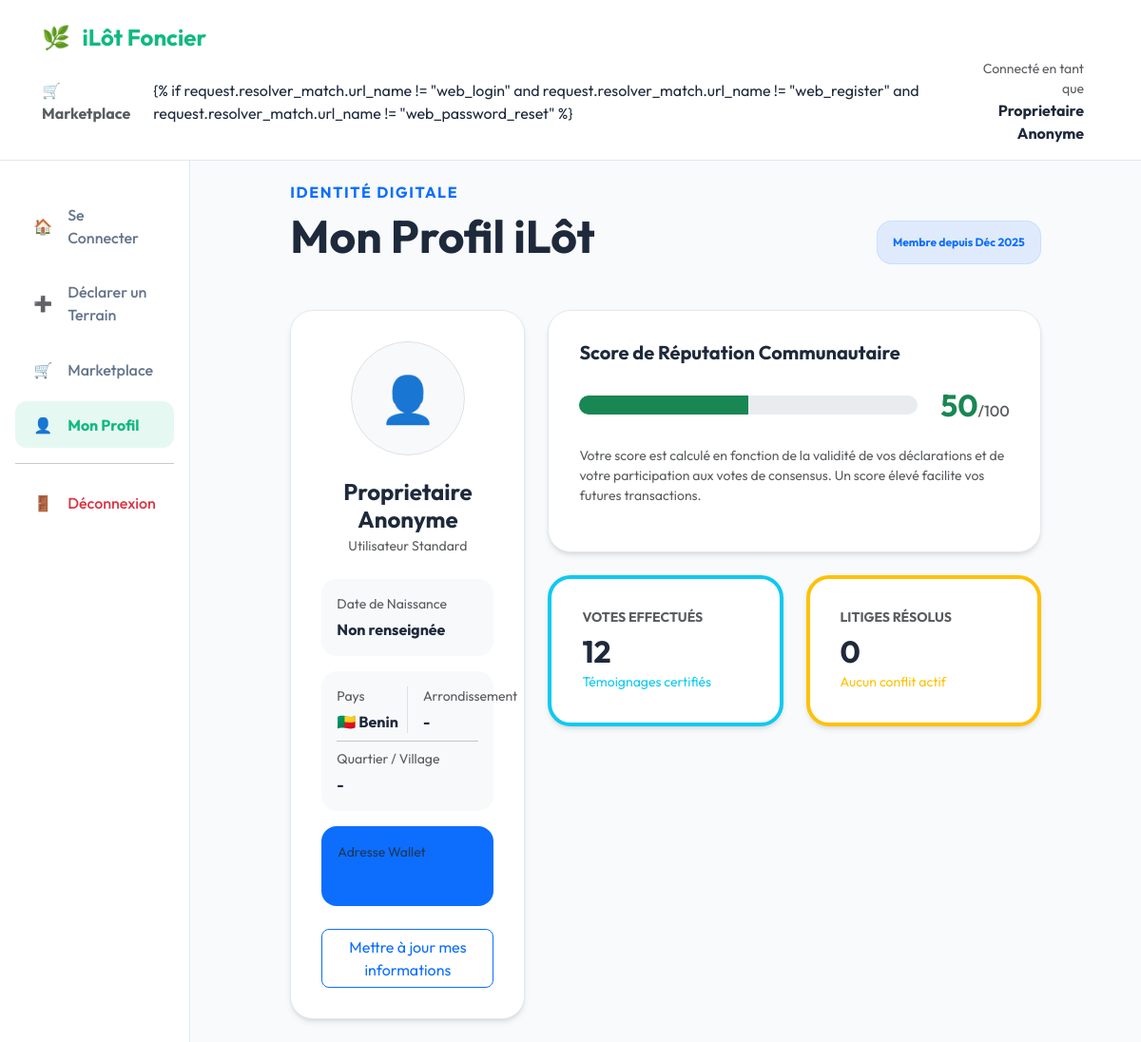
/profile/123/, run on the app's committed database.
### identity/models.py (models this page shows, shortened)
class User(AbstractUser):
    class Role(models.TextChoices):
        USER = 'USER', _('Utilisateur Standard')
        WITNESS = 'WITNESS', _('Témoin Certifié')
        CHIEF = 'CHIEF', _('Chef de Localité')
        ADMIN = 'ADMIN', _('Administrateur')
    username = None  # On désactive le username par défaut
    id = models.UUIDField(primary_key=True, default=uuid.uuid4, editable=False)
    email = models.EmailField(unique=True, help_text="Email de connexion")
    wallet_address = models.CharField(max_length=42, unique=True, null=True, blank=True, help_text="Adresse publique Ethereum/Polygon (0x...) - Optionnel")
    phone_hash = models.CharField(max_length=64, unique=True, null=True, blank=True, help_text="SHA-256 du numéro de téléphone")
    encrypted_phone = models.CharField(max_length=255, null=True, blank=True, help_text="Numéro chiffré pour notifications")
    role = models.CharField(max_length=20, choices=Role.choices, default=Role.USER, db_index=True)
    full_name = models.CharField(max_length=255, null=True, blank=True, help_text="Nom et Prénom (pas de chiffres)")
    birth_date = models.DateField(null=True, blank=True)
    country = models.CharField(max_length=100, default='Benin', help_text="Pays de résidence")
    district = models.CharField(max_length=100, null=True, blank=True, help_text="Arrondissement / Commune")
    village = models.CharField(max_length=100, null=True, blank=True, help_text="Quartier / Village")
    reputation_score = models.IntegerField(default=50, help_text="Score 0-100 basé sur la fiabilité")
    created_at = models.DateTimeField(auto_now_add=True)
    USERNAME_FIELD = 'email'
    REQUIRED_FIELDS = []
    objects = UserManager()
    class Meta:
        db_table = 'users'
        verbose_name = _("Utilisateur")
        verbose_name_plural = _("Utilisateurs")
        indexes = [
            models.Index(fields=['phone_hash']),
            models.Index(fields=['role']),
            models.Index(fields=['wallet_address']),
        ]

### land_registry/views.py (the view)
# urls.py: path('profile/<str:wallet>/', web_profile, name='web_profile'),
def web_profile(request, wallet):
    try:
        identifier = wallet.lower().strip()
        user = None
        try:
            import uuid
            user_id = uuid.UUID(identifier)
            user = User.objects.get(id=user_id)
        except:
            pass
        if not user:
            try:
                user = User.objects.get(wallet_address=identifier)
            except:
                pass
        if not user:
            try:
                 if '@' in identifier:
                    user = User.objects.get(email=identifier)
            except:
                pass
        if not user and request.user.is_authenticated:
            user = request.user
        if not user:
            return render(request, 'profile.html', {'error': 'Utilisateur non trouvé'})
        return render(request, 'profile.html', {'user': user})
    except Exception:
        if request.user.is_authenticated:
             return render(request, 'profile.html', {'user': request.user})
        return render(request, 'profile.html', {'error': 'Erreur interne'})

### templates/profile.html
{% extends 'base_citizen.html' %}
{% block content %}
<div class="row justify-content-center">
    <div class="col-lg-10">
        <div class="d-flex justify-content-between align-items-end mb-5">
            <div>
                <h6 class="text-primary fw-bold text-uppercase mb-2" style="letter-spacing: 0.1em;">Identité Digitale
                </h6>
                <h1 class="display-5 fw-bold mb-0">Mon Profil iLôt</h1>
            </div>
            <div class="d-none d-md-block">
                <span
                    class="badge bg-primary bg-opacity-10 text-primary p-3 rounded-4 border border-primary border-opacity-10">
                    Membre depuis {{ user.created_at|date:"M Y" }}
                </span>
            </div>
        </div>
        <div class="row g-4">
            <div class="col-md-4">
                <div class="citizen-card text-center">
                    <div class="mb-4">
                        <div class="rounded-circle bg-light d-inline-flex align-items-center justify-content-center border"
                            style="width: 120px; height: 120px; font-size: 3rem;">
                            👤
                        </div>
                    </div>
                    <h4 class="fw-bold mb-1">{{ user.full_name }}</h4>
                    <p class="text-muted small mb-4">{{ user.get_role_display }}</p>
                    <div class="p-3 bg-light rounded-4 mb-3 text-start">
                        <small class="text-muted d-block mb-1">Date de Naissance</small>
                        <span class="fw-bold">{{ user.birth_date|date:"d F Y"|default:"Non renseignée" }}</span>
                    </div>
                    <div class="p-3 bg-light rounded-4 mb-3 text-start">
                        <div class="row g-2">
                            <div class="col-6 border-end">
                                <small class="text-muted d-block mb-1">Pays</small>
                                <span class="fw-bold">
                                    {% if user.country == 'Benin' %}🇧🇯
                                    {% elif user.country == 'France' %}🇫🇷
                                    {% elif user.country == 'Togo' %}🇹🇬
                                    {% elif user.country == "Cote d'Ivoire" %}🇨🇮
                                    {% elif user.country == 'Nigeria' %}🇳🇬
                                    {% elif user.country == 'USA' %}🇺🇸
                                    {% endif %}
                                    {{ user.country }}
                                </span>
                            </div>
                            <div class="col-6 ps-3">
                                <small class="text-muted d-block mb-1">
                                    {% if user.country == 'Benin' %}Arrondissement
                                    {% elif user.country == 'France' %}Ville
                                    {% elif user.country == 'Togo' %}Préfecture
                                    {% elif user.country == "Cote d'Ivoire" %}S-Préfecture
                                    {% else %}Circonscription{% endif %}
                                </small>
                                <span class="fw-bold text-truncate d-block">{{ user.district|default:"-" }}</span>
                            </div>
                        </div>
                        <hr class="my-2 opacity-10">
                        <small class="text-muted d-block mb-1">
                            {% if user.country == 'Benin' %}Quartier / Village
                            {% elif user.country == 'France' %}Quartier / Rue
                            {% else %}Localité{% endif %}
                        </small>
                        <span class="fw-bold">{{ user.village|default:"-" }}</span>
                    </div>
                    <div
                        class="p-3 bg-primary bg-opacity-5 border border-primary border-opacity-10 rounded-4 mb-4 text-start">
                        <small class="text-muted d-block mb-1">Adresse Wallet</small>
                        <code class="text-primary small text-break">{{ user.wallet_address }}</code>
                    </div>
                    <button class="btn btn-outline-primary w-100 rounded-3">Mettre à jour mes informations</button>
                </div>
            </div>
            <div class="col-md-8">
                <div class="citizen-card mb-4">
                    <h5 class="fw-bold mb-4">Score de Réputation Communautaire</h5>
                    <div class="d-flex align-items-center mb-4">
                        <div class="flex-grow-1 me-4">
                            <div class="progress rounded-pill" style="height: 20px;">
                                <div class="progress-bar bg-success" role="progressbar"
                                    style="width: {{ user.reputation_score }}%"
                                    aria-valuenow="{{ user.reputation_score }}" aria-valuemin="0" aria-valuemax="100">
                                </div>
                            </div>
                        </div>
                        <span class="h2 fw-bold text-success mb-0">{{ user.reputation_score }}<small
                                class="h6 text-muted">/100</small></span>
                    </div>
                    <p class="text-muted small">
                        Votre score est calculé en fonction de la validité de vos déclarations et de votre participation
                        aux votes de consensus. Un score élevé facilite vos futures transactions.
                    </p>
                </div>
                <div class="row g-4">
                    <div class="col-sm-6">
                        <div class="citizen-card h-100 border-start border-info border-4">
                            <h6 class="text-muted fw-bold small mb-2">VOTES EFFECTUÉS</h6>
                            <h2 class="fw-bold mb-0">12</h2>
                            <small class="text-info">Témoignages certifiés</small>
                        </div>
                    </div>
                    <div class="col-sm-6">
                        <div class="citizen-card h-100 border-start border-warning border-4">
                            <h6 class="text-muted fw-bold small mb-2">LITIGES RÉSOLUS</h6>
                            <h2 class="fw-bold mb-0">0</h2>
                            <small class="text-warning">Aucun conflit actif</small>
                        </div>
                    </div>
                </div>
            </div>
        </div>
    </div>
</div>
{% endblock %}

### templates/base_citizen.html (shortened to what this page needs)
<!DOCTYPE html>
<html lang="fr">
<head>
    <link href="https://cdn.jsdelivr.net/npm/bootstrap@5.3.0/dist/css/bootstrap.min.css" rel="stylesheet">
</head>
<body>
    <nav class="navbar navbar-citizen sticky-top">
        <div class="container-fluid">
            <a class="navbar-brand" href="{% url 'login_home' %}">
                <span class="me-2">🌿</span> iLôt Foncier
            </a>
            <div class="d-flex align-items-center">
                <div class="me-4 d-none d-md-block">
                    <a href="{% url 'web_marketplace' %}" class="text-decoration-none text-muted fw-bold hover-primary">
                        🛒 Marketplace
                    </a>
                </div>
                {% if request.resolver_match.url_name != "web_login" and request.resolver_match.url_name !=
                "web_register" and request.resolver_match.url_name != "web_password_reset" %}
                <div class="me-3 text-end d-none d-md-block">
                    <small class="text-muted d-block">Connecté en tant que</small>
                    <span class="fw-bold" id="navUserName">{% if user %}{{ user.full_name }}{% else %}Citoyen{%
                        endif%}</span>
                {% endif %}
            </div>
        </div>
    </nav>
    <div class="container-fluid">
        <div class="row">
            {% block sidebar %}
            <nav class="col-md-3 col-lg-2 d-md-block sidebar-citizen collapse">
                <div class="position-sticky">
                    <a href="{% url 'web_login' %}"
                        class="nav-link-citizen {% if request.resolver_match.url_name == 'user_dashboard' or request.resolver_match.url_name == 'web_login' or request.resolver_match.url_name == 'login_home' %}active{% endif %}"
                        id="linkDashboard">
                        <span class="me-3">🏠</span> <span id="dashLabel">Connexion / Dashboard</span>
                    </a>
                    <a href="{% url 'web_register' %}"
                        class="nav-link-citizen {% if request.resolver_match.url_name == 'web_register' or request.resolver_match.url_name == 'web_add_property' %}active{% endif %}"
                        id="linkRegister">
                        <span class="me-3">➕</span> Déclarer un Terrain
                    </a>
                    <a href="{% url 'web_marketplace' %}"
                        class="nav-link-citizen {% if request.resolver_match.url_name == 'web_marketplace' %}active{% endif %}">
                        <span class="me-3">🛒</span> Marketplace
                    </a>
                    <a href="#"
                        class="nav-link-citizen {% if request.resolver_match.url_name == 'web_profile' %}active{% endif %}"
                        id="linkProfile">
                        <span class="me-3">👤</span> Mon Profil
                    </a>
                    <hr>
                    <a href="#" onclick="logout()" class="nav-link-citizen text-danger">
                        <span class="me-3">🚪</span> Déconnexion
                    </a>
                </div>
            </nav>
            {% endblock %}
            <main class="{% block main_class %}col-md-9 ms-sm-auto col-lg-10{% endblock %} px-md-4 py-4">
                <div class="animate-up">
                    {% block content %}{% endblock %}
                </div>
            </main>
        </div>
    </div>
</body>
</html>

### templates/base_citizen.html (style rules this page uses)
:root { --citizen-primary: #10b981; --citizen-secondary: #059669; --citizen-bg: #f8fafc; --citizen-card: #ffffff; --citizen-text: #1e293b; --citizen-text-muted: #64748b; }
body { background-color: var(--citizen-bg); color: var(--citizen-text); font-family: 'Outfit', sans-serif; min-height: 100vh; }
.navbar-citizen { background: white; border-bottom: 1px solid #e2e8f0; padding: 1rem 2rem; }
.navbar-brand { font-weight: 700; color: var(--citizen-primary) !important; font-size: 1.5rem; }
.citizen-card { background: var(--citizen-card); border: 1px solid #e2e8f0; border-radius: 24px; box-shadow: 0 4px 6px -1px rgba(0, 0, 0, 0.1), 0 2px 4px -1px rgba(0, 0, 0, 0.06); padding: 2rem; transition: all 0.3s ease; }
.sidebar-citizen { background: white; border-right: 1px solid #e2e8f0; min-height: calc(100vh - 72px); padding: 2rem 1rem; }
.nav-link-citizen { color: var(--citizen-text-muted); padding: 0.8rem 1.2rem; border-radius: 12px; margin-bottom: 0.5rem; display: flex; align-items: center; font-weight: 500; transition: all 0.2s ease; text-decoration: none; }
.nav-link-citizen.active { background: rgba(16, 185, 129, 0.1); color: var(--citizen-primary); font-weight: 700; }
.animate-up { animation: slideUp 0.4s ease forwards; }

### data on the page
User: full_name "Proprietaire Anonyme", created_at "Déc 2025", role "Utilisateur Standard", birth_date "Non renseignée", country "Benin", district "-", village "-", reputation_score "50"
